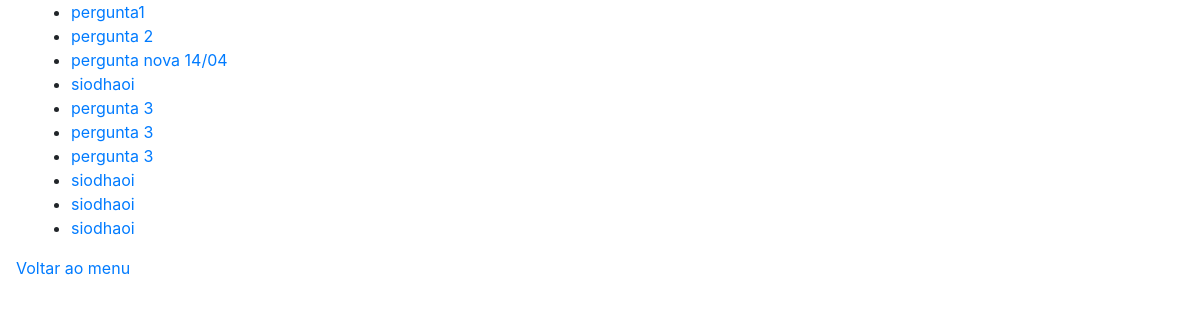
Before: /listar_perguntas with the older database file.
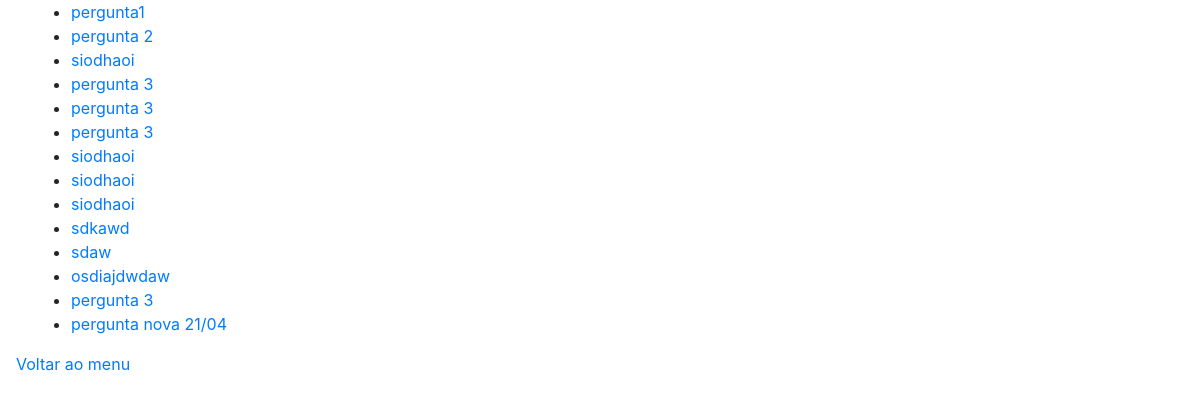
After: the same page with the newer database file.
### qa/models.py (models this page shows, shortened)
class Pergunta(models.Model):
    usuario = models.CharField(max_length=100, default='usuario default')
    texto = models.CharField(max_length=1000, default='texto default')

### qa/views.py (the view)
# urls.py: path('listar_perguntas', views.listar_perguntas, name='listar_perguntas'),
def listar_perguntas(request):
    perguntas = get_list_or_404(Pergunta)
    context = {'perguntas': perguntas}
    return render(request, 'qa/lista_perguntas.html', context)

### qa/templates/qa/lista_perguntas.html (shortened to what this page needs)
<!DOCTYPE html>
<html>
    <head>
        <link rel="stylesheet" href="https://stackpath.bootstrapcdn.com/bootstrap/4.3.1/css/bootstrap.min.css">
    </head>
    <body>
        <div class='container-fluid ml-3'>
            <ul>
                {% for pergunta in perguntas %}
                <li>
                    <a href='/selecionar_pergunta/{{pergunta.id}}'>{{pergunta.texto}}</a>
                </li>
                {% endfor %}
            </ul>
            <div class='row'>
                <a href='/menu'>Voltar ao menu</a>
            </div>
        </div>
    </body>
</html>

Changed rows visible on the page:
removed Pergunta: texto "pergunta nova 14/04"
added Pergunta: texto "sdkawd"
added Pergunta: texto "sdaw"
added Pergunta: texto "osdiajdwdaw"
added Pergunta: texto "pergunta 3"
added Pergunta: texto "pergunta nova 21/04"
